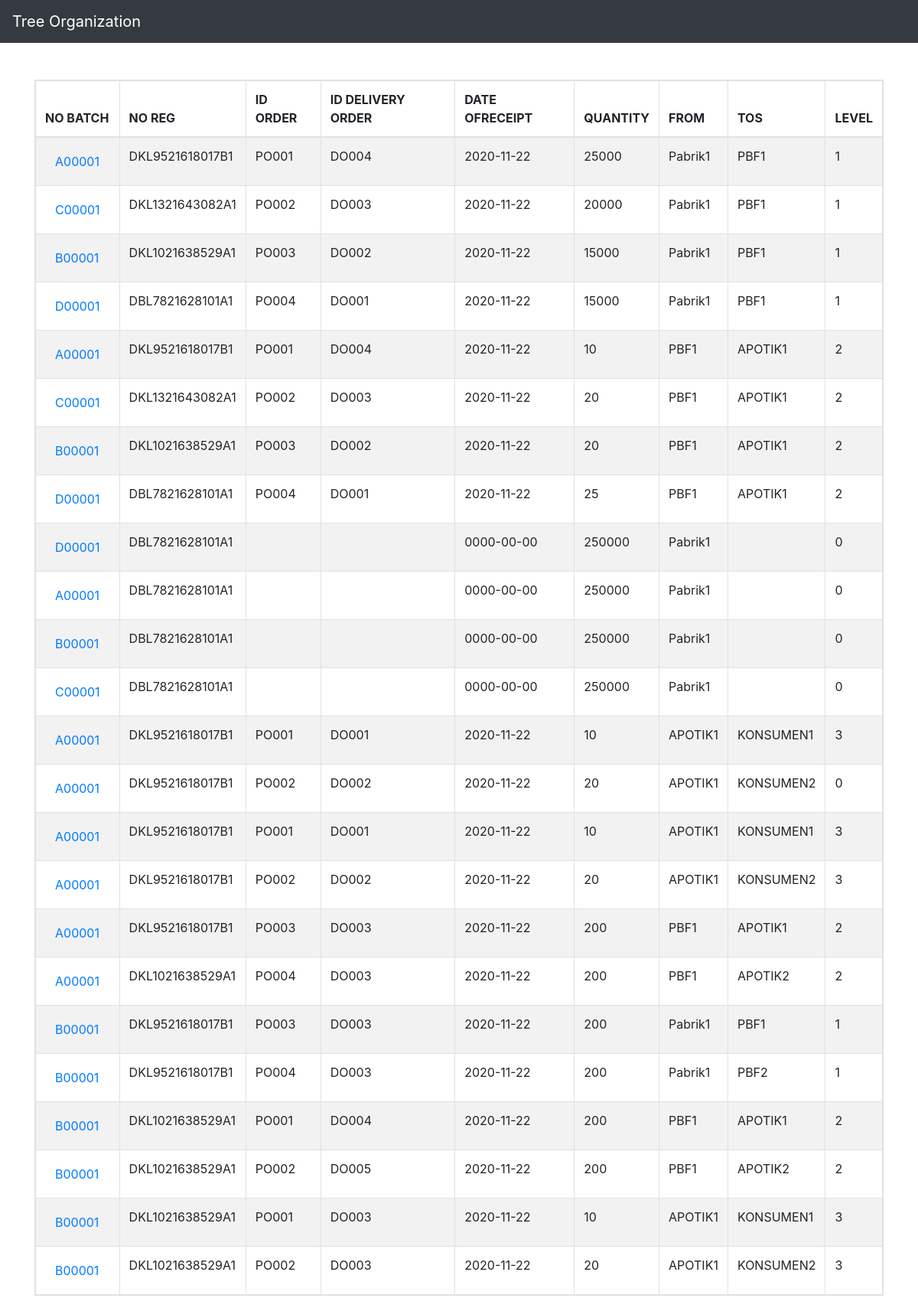
The page / on the database its author committed.
### tables this page shows
CREATE TABLE `tabletransactall` (
  `id` int(4) NOT NULL,
  `nobatch` varchar(15) NOT NULL,
  `noreg` varchar(255) NOT NULL,
  `idorder` varchar(255) NOT NULL,
  `iddeliveryorder` varchar(25) NOT NULL,
  `dateofreceipt` date NOT NULL,
  `qty` varchar(255) NOT NULL,
  `froms` varchar(50) NOT NULL,
  `tos` varchar(50) NOT NULL,
  `level` int(1) NOT NULL,
  `parent_id` int(11) DEFAULT NULL
);

### config.php (called while the page is built, shortened)
<?php
$host = "localhost";
$root = "phpmyadmin";
$pass = "admin";
$db = "tree_data";
$connection = new mysqli($host, $root, $pass, $db);
$table = "tabletransactall";
function getData()
{
	global $connection;
	global $table;
	$sql = "SELECT * FROM $table";
	$result = $connection->query($sql);
	$result = $result->fetch_all(MYSQLI_ASSOC);
	return $result;
}
?>

### index.php (the view, shortened to what this page needs)
<?php
require_once "config.php";
?>
<!doctype html>
<html lang="en">
  <head>
    <link rel="stylesheet" href="https://maxcdn.bootstrapcdn.com/bootstrap/4.0.0/css/bootstrap.min.css">
  </head>
  <body>
	<nav class="navbar navbar-dark bg-dark">
	  <a class="navbar-brand" href="#">
	    Tree Organization
	  </a>
	</nav>
	<div class="container">
		<div class="row mt-5">
			<div class="col-md-12">
				<table class="table table-responsive table-striped table-bordered">
					<thead>
						<tr>
							<th>NO BATCH</th>
							<th>NO REG</th>
							<th>ID ORDER</th>
							<th>ID DELIVERY ORDER</th>
							<th>DATE OFRECEIPT</th>
							<th>QUANTITY</th>
							<th>FROM</th>
							<th>TOS</th>
							<th>LEVEL</th>
						</tr>
					</thead>
					<tbody>
						<?php foreach(getData() as $key => $value):?>
						<tr>
							<td>
								<a target="_blank" href="tree.php?nobatch=<?=$value["nobatch"]?>" class="btn btn-link"><?=$value["nobatch"]?></a>
							</td>
							<td><?=$value["noreg"]?></td>
							<td><?=$value["idorder"]?></td>
							<td><?=$value["iddeliveryorder"]?></td>
							<td><?=$value["dateofreceipt"]?></td>
							<td><?=$value["qty"]?></td>
							<td><?=$value["froms"]?></td>
							<td><?=$value["tos"]?></td>
							<td><?=$value["level"]?></td>
						</tr>
						<?php endforeach;?>
					</tbody>
				</table>
			</div>
		</div>
	</div>
  </body>
</html>

### rows shown on the page
tabletransactall: nobatch "A00001", noreg "DKL9521618017B1", idorder "PO001", iddeliveryorder "DO004", dateofreceipt "2020-11-22", qty "25000", froms "Pabrik1", tos "PBF1", level "1"
tabletransactall: nobatch "C00001", noreg "DKL1321643082A1", idorder "PO002", iddeliveryorder "DO003", dateofreceipt "2020-11-22", qty "20000", froms "Pabrik1", tos "PBF1", level "1"
tabletransactall: nobatch "B00001", noreg "DKL1021638529A1", idorder "PO003", iddeliveryorder "DO002", dateofreceipt "2020-11-22", qty "15000", froms "Pabrik1", tos "PBF1", level "1"
tabletransactall: nobatch "D00001", noreg "DBL7821628101A1", idorder "PO004", iddeliveryorder "DO001", dateofreceipt "2020-11-22", qty "15000", froms "Pabrik1", tos "PBF1", level "1"
tabletransactall: nobatch "A00001", noreg "DKL9521618017B1", idorder "PO001", iddeliveryorder "DO004", dateofreceipt "2020-11-22", qty "10", froms "PBF1", tos "APOTIK1", level "2"
tabletransactall: nobatch "C00001", noreg "DKL1321643082A1", idorder "PO002", iddeliveryorder "DO003", dateofreceipt "2020-11-22", qty "20", froms "PBF1", tos "APOTIK1", level "2"
tabletransactall: nobatch "B00001", noreg "DKL1021638529A1", idorder "PO003", iddeliveryorder "DO002", dateofreceipt "2020-11-22", qty "20", froms "PBF1", tos "APOTIK1", level "2"
tabletransactall: nobatch "D00001", noreg "DBL7821628101A1", idorder "PO004", iddeliveryorder "DO001", dateofreceipt "2020-11-22", qty "25", froms "PBF1", tos "APOTIK1", level "2"
tabletransactall: nobatch "D00001", noreg "DBL7821628101A1", dateofreceipt "0000-00-00", qty "250000", froms "Pabrik1", level "0"
tabletransactall: nobatch "A00001", noreg "DBL7821628101A1", dateofreceipt "0000-00-00", qty "250000", froms "Pabrik1", level "0"
tabletransactall: nobatch "B00001", noreg "DBL7821628101A1", dateofreceipt "0000-00-00", qty "250000", froms "Pabrik1", level "0"
tabletransactall: nobatch "C00001", noreg "DBL7821628101A1", dateofreceipt "0000-00-00", qty "250000", froms "Pabrik1", level "0"
tabletransactall: nobatch "A00001", noreg "DKL9521618017B1", idorder "PO001", iddeliveryorder "DO001", dateofreceipt "2020-11-22", qty "10", froms "APOTIK1", tos "KONSUMEN1", level "3"
tabletransactall: nobatch "A00001", noreg "DKL9521618017B1", idorder "PO002", iddeliveryorder "DO002", dateofreceipt "2020-11-22", qty "20", froms "APOTIK1", tos "KONSUMEN2", level "0"
tabletransactall: nobatch "A00001", noreg "DKL9521618017B1", idorder "PO001", iddeliveryorder "DO001", dateofreceipt "2020-11-22", qty "10", froms "APOTIK1", tos "KONSUMEN1", level "3"
tabletransactall: nobatch "A00001", noreg "DKL9521618017B1", idorder "PO002", iddeliveryorder "DO002", dateofreceipt "2020-11-22", qty "20", froms "APOTIK1", tos "KONSUMEN2", level "3"
tabletransactall: nobatch "A00001", noreg "DKL9521618017B1", idorder "PO003", iddeliveryorder "DO003", dateofreceipt "2020-11-22", qty "200", froms "PBF1", tos "APOTIK1", level "2"
tabletransactall: nobatch "A00001", noreg "DKL1021638529A1", idorder "PO004", iddeliveryorder "DO003", dateofreceipt "2020-11-22", qty "200", froms "PBF1", tos "APOTIK2", level "2"
tabletransactall: nobatch "B00001", noreg "DKL9521618017B1", idorder "PO003", iddeliveryorder "DO003", dateofreceipt "2020-11-22", qty "200", froms "Pabrik1", tos "PBF1", level "1"
tabletransactall: nobatch "B00001", noreg "DKL9521618017B1", idorder "PO004", iddeliveryorder "DO003", dateofreceipt "2020-11-22", qty "200", froms "Pabrik1", tos "PBF2", level "1"
tabletransactall: nobatch "B00001", noreg "DKL1021638529A1", idorder "PO001", iddeliveryorder "DO004", dateofreceipt "2020-11-22", qty "200", froms "PBF1", tos "APOTIK1", level "2"
tabletransactall: nobatch "B00001", noreg "DKL1021638529A1", idorder "PO002", iddeliveryorder "DO005", dateofreceipt "2020-11-22", qty "200", froms "PBF1", tos "APOTIK2", level "2"
tabletransactall: nobatch "B00001", noreg "DKL1021638529A1", idorder "PO001", iddeliveryorder "DO003", dateofreceipt "2020-11-22", qty "10", froms "APOTIK1", tos "KONSUMEN1", level "3"
tabletransactall: nobatch "B00001", noreg "DKL1021638529A1", idorder "PO002", iddeliveryorder "DO003", dateofreceipt "2020-11-22", qty "20", froms "APOTIK1", tos "KONSUMEN2", level "3"
